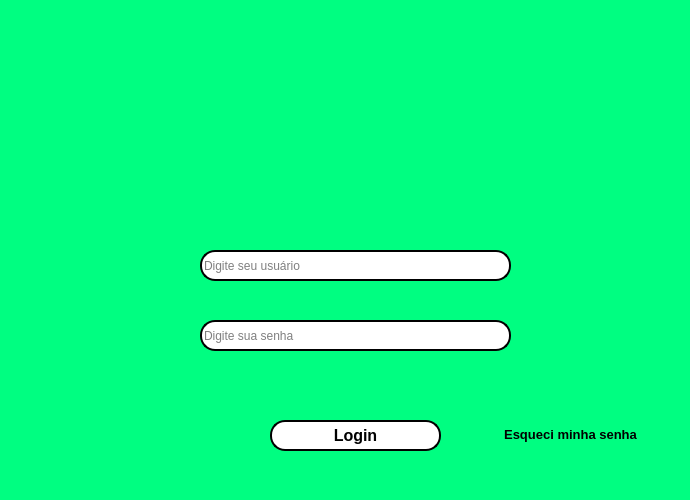
<?xml version="1.0" encoding="UTF-8"?>
<ui version="4.0">
 <class>Form</class>
 <widget class="QWidget" name="Form">
  <property name="geometry">
   <rect>
    <x>0</x>
    <y>0</y>
    <width>690</width>
    <height>500</height>
   </rect>
  </property>
  <property name="minimumSize">
   <size>
    <width>690</width>
    <height>500</height>
   </size>
  </property>
  <property name="maximumSize">
   <size>
    <width>690</width>
    <height>500</height>
   </size>
  </property>
  <property name="windowTitle">
   <string>Login</string>
  </property>
  <property name="styleSheet">
   <string notr="true">background-color: rgb(0, 254, 129);</string>
  </property>
  <widget class="QLabel" name="label_4">
   <property name="geometry">
    <rect>
     <x>180</x>
     <y>30</y>
     <width>341</width>
     <height>201</height>
    </rect>
   </property>
   <property name="text">
    <string/>
   </property>
   <property name="pixmap">
    <pixmap>logo - loginn.jpg</pixmap>
   </property>
  </widget>
  <widget class="QLabel" name="label_5">
   <property name="geometry">
    <rect>
     <x>220</x>
     <y>380</y>
     <width>271</width>
     <height>20</height>
    </rect>
   </property>
   <property name="font">
    <font>
     <pointsize>10</pointsize>
     <weight>75</weight>
     <bold>true</bold>
    </font>
   </property>
   <property name="styleSheet">
    <string notr="true">color: rgb(255, 0, 0);</string>
   </property>
   <property name="text">
    <string/>
   </property>
  </widget>
  <widget class="QLineEdit" name="lineEdit">
   <property name="geometry">
    <rect>
     <x>200</x>
     <y>320</y>
     <width>311</width>
     <height>31</height>
    </rect>
   </property>
   <property name="styleSheet">
    <string notr="true">background-color: rgb(255, 255, 255);
border-radius: 15px;
border-style: outset;
border-width: 2px;</string>
   </property>
   <property name="placeholderText">
    <string>Digite sua senha</string>
   </property>
  </widget>
  <widget class="QLineEdit" name="lineEdit_2">
   <property name="geometry">
    <rect>
     <x>200</x>
     <y>250</y>
     <width>311</width>
     <height>31</height>
    </rect>
   </property>
   <property name="styleSheet">
    <string notr="true">background-color: rgb(255, 255, 255);
border-radius: 15px;
border-style: outset;
border-width: 2px;</string>
   </property>
   <property name="placeholderText">
    <string>Digite seu usuário</string>
   </property>
  </widget>
  <widget class="QLabel" name="label_2">
   <property name="geometry">
    <rect>
     <x>150</x>
     <y>240</y>
     <width>47</width>
     <height>41</height>
    </rect>
   </property>
   <property name="text">
    <string/>
   </property>
   <property name="pixmap">
    <pixmap>usuario_icone.png</pixmap>
   </property>
  </widget>
  <widget class="QLabel" name="label_3">
   <property name="geometry">
    <rect>
     <x>150</x>
     <y>320</y>
     <width>47</width>
     <height>31</height>
    </rect>
   </property>
   <property name="text">
    <string/>
   </property>
   <property name="pixmap">
    <pixmap>senha_icone.png</pixmap>
   </property>
  </widget>
  <widget class="QPushButton" name="pushButton">
   <property name="geometry">
    <rect>
     <x>270</x>
     <y>420</y>
     <width>171</width>
     <height>31</height>
    </rect>
   </property>
   <property name="font">
    <font>
     <pointsize>12</pointsize>
     <weight>75</weight>
     <bold>true</bold>
    </font>
   </property>
   <property name="styleSheet">
    <string notr="true">background-color: rgb(255, 255, 255);
border-radius: 15px;
border-style: outset;
border-width: 2px;
border-color: black</string>
   </property>
   <property name="text">
    <string>Login</string>
   </property>
  </widget>
  <widget class="QPushButton" name="pushButton_2">
   <property name="geometry">
    <rect>
     <x>480</x>
     <y>420</y>
     <width>181</width>
     <height>28</height>
    </rect>
   </property>
   <property name="font">
    <font>
     <family>Segoe UI</family>
     <pointsize>10</pointsize>
     <weight>75</weight>
     <bold>true</bold>
    </font>
   </property>
   <property name="text">
    <string>Esqueci minha senha</string>
   </property>
   <property name="flat">
    <bool>true</bool>
   </property>
  </widget>
 </widget>
 <resources/>
 <connections/>
</ui>
